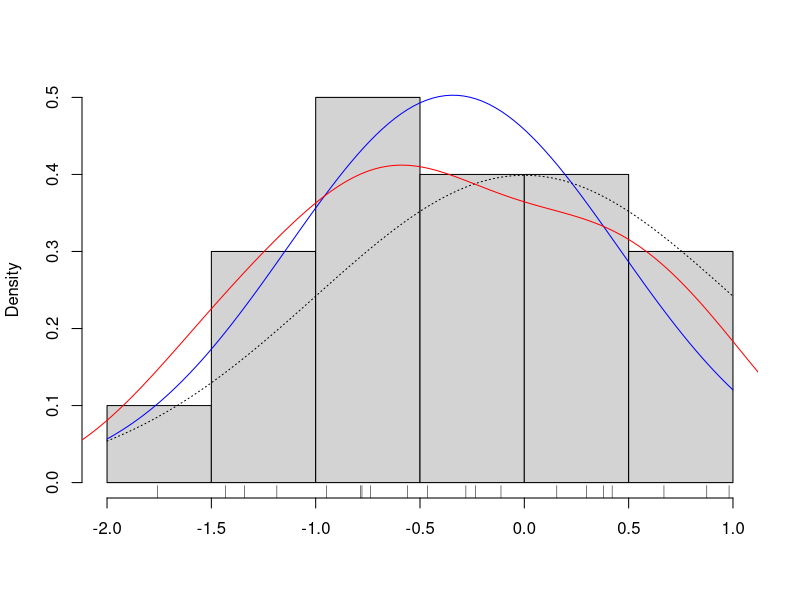

Reproduce this figure in R.
## ---- chunk 1
#| echo: false

points <- rnorm(20)

hist(points,xlab='',main='',prob=T)

rug(points)

curve(dnorm(x),add=T,lty=3)

mu = mean(points)
sigma = sd(points)
curve(dnorm(x,mean=mu,sd=sigma),add=T,col="blue")

lines(density(points),col="red")


